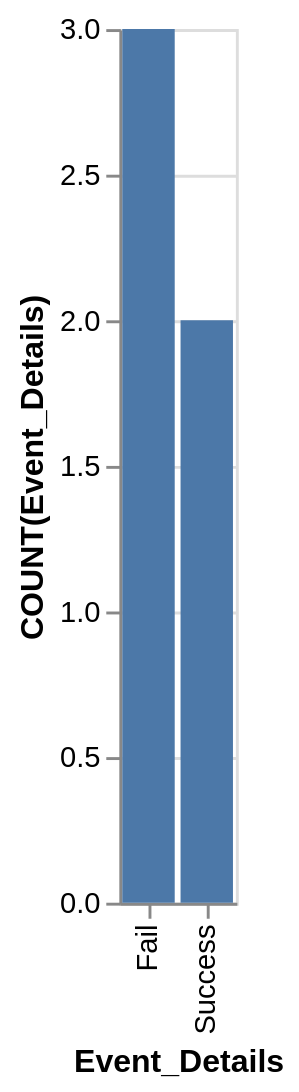

Source (Vega-Lite JSON):
### Vega-Lite specification from a JSON file in a GitHub repository (floating-point values rounded to 4 significant figures)
{"data": {"values": [{"x_data": "Fail", "y_data": 3}, {"x_data": "Success", "y_data": 2}]}, "mark": "bar", "encoding": {"x": {"field": "x_data", "type": "nominal", "title": "Event_Details", "sort": {"op": "sum", "field": "y_data", "order": "descending"}}, "y": {"field": "y_data", "type": "quantitative", "title": "COUNT(Event_Details)"}}}
